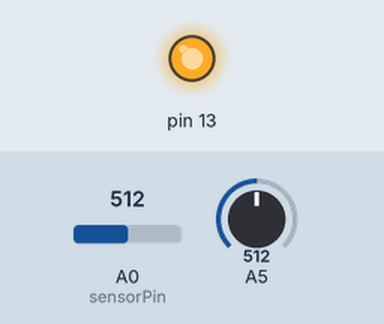
This sketch was run on a simulated Arduino Uno, built with avr-gcc and run on an emulated ATmega328P. Parts: output pins drawn as LEDs (lit = HIGH). The test bench sets the inputs (shaded band); at power-on: A0 (sensorPin) = 512, A5 = 512. What the sketch prints to the serial monitor is not drawn.

Above: at 0.1 s.
At 5.1 s:
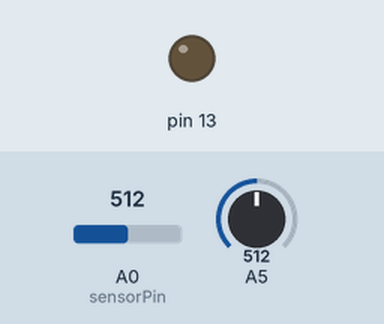
Timing chart, 0 to 6.6 s (numbered marks = the images above):
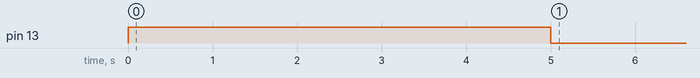

The sketch:

Smoothing_Calibration.ino
```cpp
const int numReadings = 10;

int sensorMin = 0;
int sensorMax = 1023;
int readings[numReadings];
int readIndex = 0;
int sensorValue = 0;
int ave = 0;
int sum2 = 0;
int total = 0;

const int sensorPin = A0;
const int ledPin = 9;

void Calibration(int sensorPin){
  int flag = millis();
  int sensorValue = 0;
 while (millis() - flag < 5000) {
    sensorValue = analogRead(sensorPin);

    // record the maximum sensor value
    if (sensorValue > sensorMax) {
      sensorMax = sensorValue;
    }

    // record the minimum sensor value
    if (sensorValue < sensorMin) {
      sensorMin = sensorValue;
    }
  }
}

int Smoothing(int inputPin){
  int average = 0;

  total = total - readings[readIndex];
  readings[readIndex] = inputPin;
  total = total + readings[readIndex];
  readIndex = readIndex + 1;

  if (readIndex >= numReadings) {
    readIndex = 0;
  }

  average = total / numReadings;
  delay(1);
  return average;
}

int sum(){
  int sum1 = 0;
  for(int i = 0;i < numReadings; i++){
    sum1 += (i+1);
  }
  return sum1;
}

int Smoothing2(int inputPin,int numofsum){
  int average = 0;
  int weightTotal = 0;

  readings[readIndex] = inputPin;
  readIndex = readIndex + 1;

  if (readIndex >= numReadings) {
    readIndex = 0;
  }

  for(int i = 0; i < numReadings ; i++){
    weightTotal += (i+1)*readings[readIndex];
  }
  average = weightTotal / numofsum;
  //average = total / numReadings;
  delay(1);
  return average;
}


void setup() {
  Serial.begin(9600);
  for (int thisReading = 0; thisReading < numReadings; thisReading++) {
    readings[thisReading] = 0;
  }

  pinMode(13, OUTPUT);
  digitalWrite(13, HIGH);
  Calibration(13);
  Serial.println(sensorMin);
  Serial.println(sensorMax);
  digitalWrite(13, LOW);
}

void loop() {
  int i = 0;
  if(i == 1){
    int input = analogRead(sensorPin);
    ave = Smoothing(input);
    ave = constrain(ave, sensorMin, sensorMax);
    ave = map(ave, sensorMin, sensorMax, 0, 255);
    //Serial.println(ave);
    if(ave < 120){
      digitalWrite(ledPin, HIGH);
    }else{
      digitalWrite(ledPin,LOW);
    }
  }else{
    sum2 = sum();
    int input = analogRead(sensorPin);
    ave = Smoothing2(input,sum2);
    ave = constrain(ave, sensorMin, sensorMax);
    ave = map(ave, sensorMin, sensorMax, 0, 255);
    Serial.println(ave);
    if(ave < 60){
      digitalWrite(ledPin, HIGH);
    }else{
      digitalWrite(ledPin,LOW);
    }
  }
}
```
